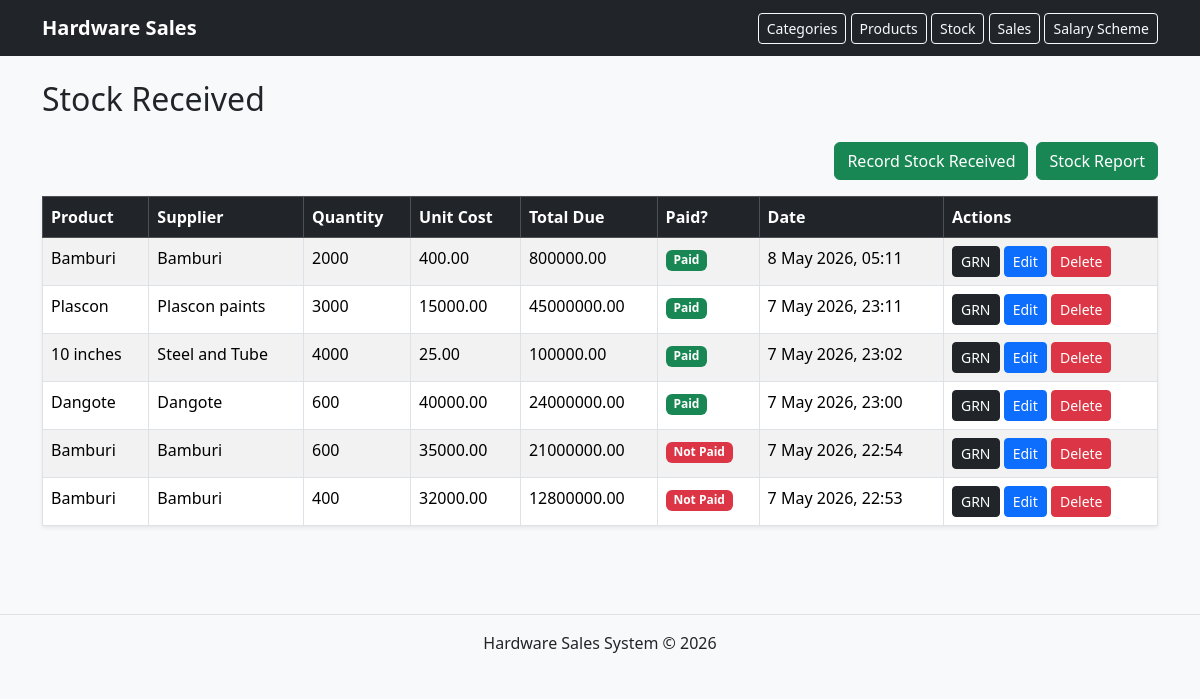
Before: /stock/receipts/ with the older database file.
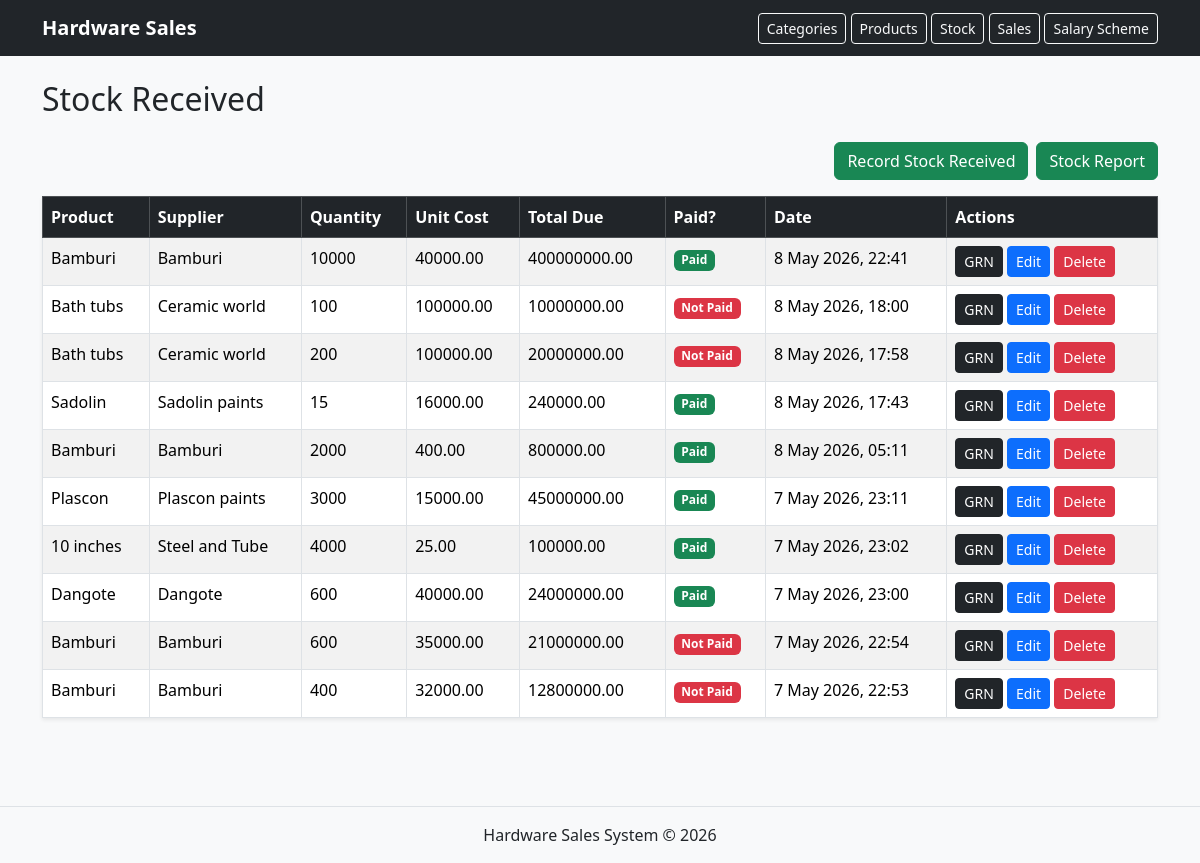
After: the same page with the newer database file.
### stock/models.py (models this page shows, shortened)
class StockReceipt(models.Model):
    product = models.ForeignKey(Product, on_delete=models.CASCADE)
    supplier_name = models.CharField(max_length=100)
    quantity_received = models.PositiveIntegerField()
    unit_cost = models.DecimalField(max_digits=100, decimal_places=2, default=0)
    total_amount_due = models.DecimalField(max_digits=100, decimal_places=2, default=0)
    supplier_paid = models.BooleanField(default=False)
    date_received = models.DateTimeField(auto_now_add=True)

### web/models.py (models this page shows, shortened)
class Product(models.Model):
    category_name = models.ForeignKey(Category, on_delete=models.CASCADE)
    product_name = models.CharField(max_length=100)
    unit_price = models.DecimalField(max_digits=100, decimal_places=2, default=0)
    description = models.TextField()

### stock/views.py (the view)
# urls.py: path("receipts/", views.stock_receipt_list, name="stock_receipt_list"),
def stock_receipt_list(request):
    receipts = StockReceipt.objects.all().order_by("-date_received")
    return render(request, "stock_receipt_list.html", {
        "receipts": receipts
    })

### stock/templates/stock_receipt_list.html
{% extends 'base.html' %}
{% block content %}
<div class="d-flex justify-content-between align-items-center mb-3">
    <h2>Stock Received</h2>
</div>
<div class="d-flex justify-content-end gap-2 mb-3">
            <a href="{% url 'create_stock_receipt' %}" class="btn btn-success">Record Stock Received</a>
            <a href="{% url 'stock_report' %}" class="btn btn-success">Stock Report</a>
        </div>
<table class="table table-bordered table-striped shadow-sm">
    <thead class="table-dark">
        <tr>
            <th>Product</th>
            <th>Supplier</th>
            <th>Quantity</th>
            <th>Unit Cost</th>
            <th>Total Due</th>
            <th>Paid?</th>
            <th>Date</th>
            <th>Actions</th>
        </tr>
    </thead>
    <tbody>
        {% for receipt in receipts %}
        <tr>
            <td>{{ receipt.product.product_name }}</td>
            <td>{{ receipt.supplier_name }}</td>
            <td>{{ receipt.quantity_received }}</td>
            <td>{{ receipt.unit_cost }}</td>
            <td>{{ receipt.total_amount_due }}</td>
            <td>
                {% if receipt.supplier_paid %}
                    <span class="badge bg-success">Paid</span>
                {% else %}
                    <span class="badge bg-danger">Not Paid</span>
                {% endif %}
            </td>
            <td>{{ receipt.date_received|date:"j F Y, H:i" }}</td>
            <td>
                <a href="{% url 'goods_received_note' receipt.id %}" class="btn btn-dark btn-sm">GRN</a>
                <a href="{% url 'edit_stock_receipt' receipt.id %}" class="btn btn-primary btn-sm">Edit</a>
                <a href="{% url 'delete_stock_receipt' receipt.id %}" class="btn btn-danger btn-sm">Delete</a>
            </td>
        </tr>
        {% empty %}
        <tr>
            <td colspan="8" class="text-center">No stock receipts found.</td>
        </tr>
        {% endfor %}
    </tbody>
</table>
{% endblock %}

### web/templates/base.html (shortened to what this page needs)
<!DOCTYPE html>
<html lang="en">
<head>
    <link href="https://cdn.jsdelivr.net/npm/bootstrap@5.3.3/dist/css/bootstrap.min.css" rel="stylesheet">
</head>
<body class="bg-light">
<nav class="navbar navbar-dark bg-dark">
    <div class="container">
        <a href="{% url 'home' %}" class="navbar-brand fw-bold">Hardware Sales</a>
        <div>
            <a href="{% url 'category_list' %}" class="btn btn-outline-light btn-sm">Categories</a>
            <a href="{% url 'product_list' %}" class="btn btn-outline-light btn-sm">Products</a>
            <a href="{% url 'stock_receipt_list' %}" class="btn btn-outline-light btn-sm">Stock</a>
            <a href="{% url 'home' %}" class="btn btn-outline-light btn-sm">Sales</a>
            <a href="{% url 'scheme_customer_list' %}" class="btn btn-outline-light btn-sm">Salary Scheme</a>
        </div>
    </div>
</nav>
<main class="container py-4">
    {% block content %}
    {% endblock %}
</main>
<footer class="text-center py-3 border-top mt-5">
    <p class="mb-0">Hardware Sales System &copy; 2026</p>
</footer>
</body>
</html>

Changed rows visible on the page:
added StockReceipt: product.product_name "Bamburi", supplier_name "Bamburi", quantity_received "10000", unit_cost "40000.00", total_amount_due "400000000.00", supplier_paid "Paid", date_received "8 May 2026, 22:41"
added StockReceipt: product.product_name "Bath tubs", supplier_name "Ceramic world", quantity_received "100", unit_cost "100000.00", total_amount_due "10000000.00", supplier_paid "Not Paid", date_received "8 May 2026, 18:00"
added StockReceipt: product.product_name "Bath tubs", supplier_name "Ceramic world", quantity_received "200", unit_cost "100000.00", total_amount_due "20000000.00", supplier_paid "Not Paid", date_received "8 May 2026, 17:58"
added StockReceipt: product.product_name "Sadolin", supplier_name "Sadolin paints", quantity_received "15", unit_cost "16000.00", total_amount_due "240000.00", supplier_paid "Paid", date_received "8 May 2026, 17:43"
